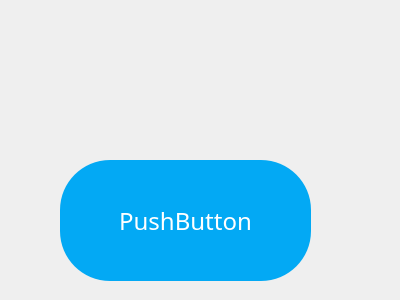
<?xml version="1.0" encoding="UTF-8"?>
<ui version="4.0">
 <class>Form</class>
 <widget class="QWidget" name="Form">
  <property name="geometry">
   <rect>
    <x>0</x>
    <y>0</y>
    <width>400</width>
    <height>300</height>
   </rect>
  </property>
  <property name="windowTitle">
   <string>Form</string>
  </property>
  <property name="styleSheet">
   <string notr="true">*{
font-size:24px;
font-family:sans-serif;
}
#Widget{   
background-image:url(D:/pictures/yudi.jpg)
}
QFrame{
background:rgba(0,0,0,0.8);
border-radius:15px;
}
QPushButton{
background:#03a9f4;
color:#fff;
border-radius:50px;
}
QLineEdit{
border-radius:15px;
color:#03a9f4;
}
QLabel{
color:#fff;
background:transparent;
font-size:30px;
}</string>
  </property>
  <widget class="QPushButton" name="pushButton">
   <property name="geometry">
    <rect>
     <x>60</x>
     <y>160</y>
     <width>251</width>
     <height>121</height>
    </rect>
   </property>
   <property name="text">
    <string>PushButton</string>
   </property>
  </widget>
 </widget>
 <resources/>
 <connections/>
</ui>
